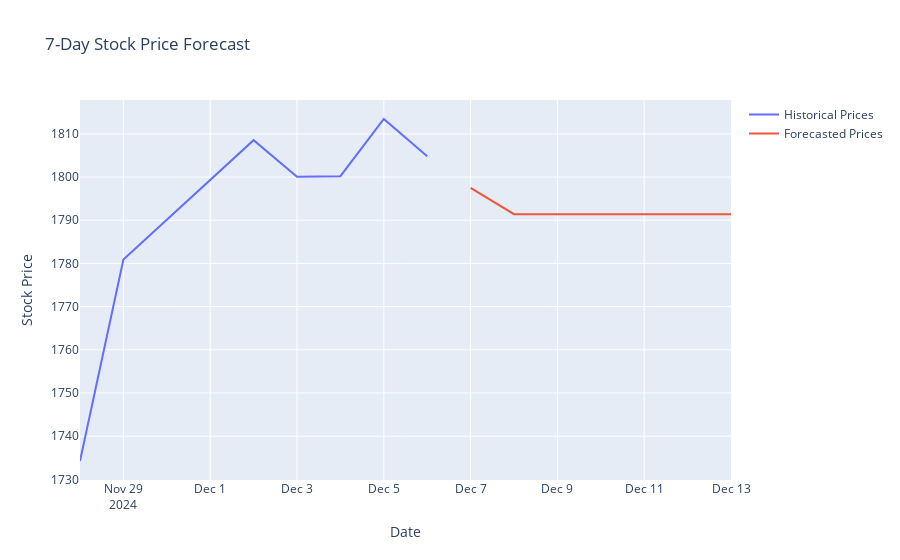

Here is the notebook cell this chart was saved with:
### Code cell
import plotly.graph_objects as go
# Historical Data
historical_data = pd.DataFrame({
    'Date': dates,  # Use fixed datetime dates
    'Price': df['Close']  # Historical prices
})
historical_data = historical_data.iloc[-7:]
# Forecast Data
forecast_data = pd.DataFrame({
    'Date': forecast_dates_7,  # Generated future dates
    'Price': forecasted_prices_original_7  # Forecasted prices
})

# Combine data and plot
visualization_df = pd.concat([historical_data, forecast_data])

# Plot code remains the same
fig = go.Figure()
fig.add_trace(go.Scatter(x=historical_data['Date'], y=historical_data['Price'], mode='lines', name='Historical Prices'))
fig.add_trace(go.Scatter(x=forecast_data['Date'], y=forecast_data['Price'], mode='lines', name='Forecasted Prices'))
fig.update_layout(title='7-Day Stock Price Forecast', xaxis_title='Date', yaxis_title='Stock Price')
fig.show()

### Figure 1 — Plotly figure (JSON) as saved in the notebook; plotly's stock layout.template omitted (floating-point values rounded to 4 significant figures)
{"data": [{"mode": "lines", "name": "Historical Prices", "type": "scatter", "x": ["2024-11-28T00:00:00+00:00", "2024-11-29T00:00:00+00:00", "2024-12-02T00:00:00+00:00", "2024-12-03T00:00:00+00:00", "2024-12-04T00:00:00+00:00", "2024-12-05T00:00:00+00:00", "2024-12-06T00:00:00+00:00"], "y": [1734.0, 1781.0, 1809.0, 1800.0, 1800.0, 1813.0, 1805.0]}, {"mode": "lines", "name": "Forecasted Prices", "type": "scatter", "x": ["2024-12-07T00:00:00+00:00", "2024-12-08T00:00:00+00:00", "2024-12-09T00:00:00+00:00", "2024-12-10T00:00:00+00:00", "2024-12-11T00:00:00+00:00", "2024-12-12T00:00:00+00:00", "2024-12-13T00:00:00+00:00"], "y": [1798.0, 1791.0, 1791.0, 1791.0, 1791.0, 1791.0, 1791.0]}], "layout": {"title": {"text": "7-Day Stock Price Forecast"}, "xaxis": {"title": {"text": "Date"}}, "yaxis": {"title": {"text": "Stock Price"}}}}
